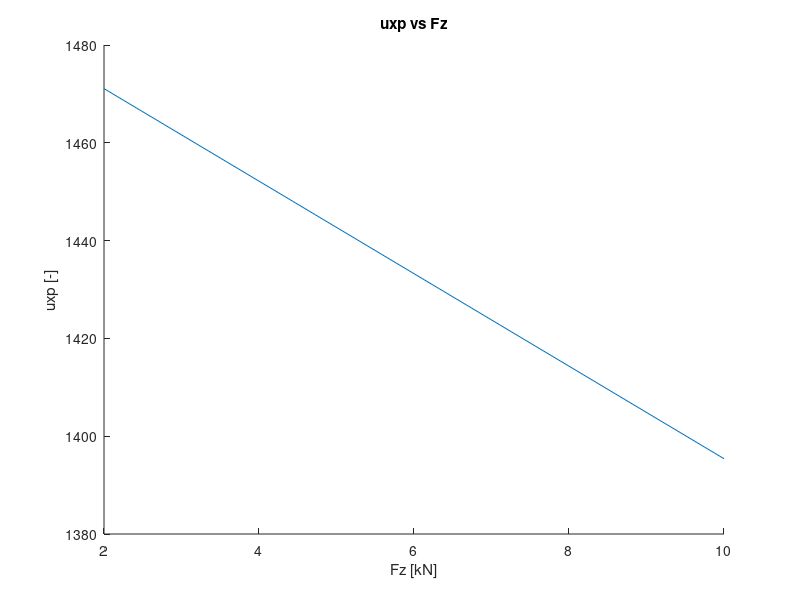
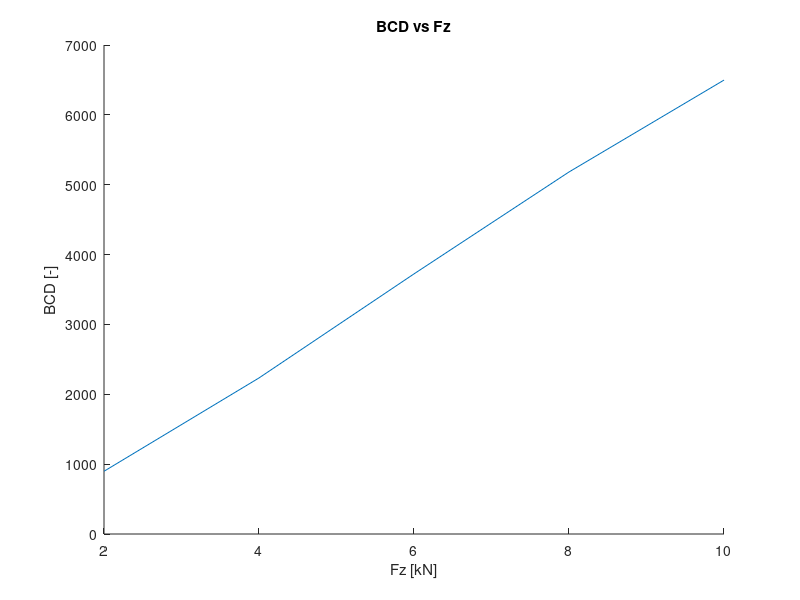
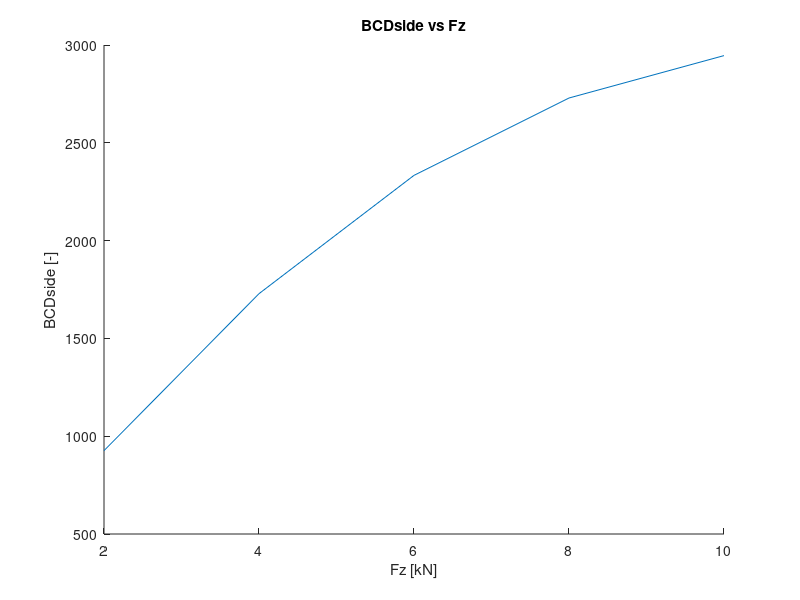
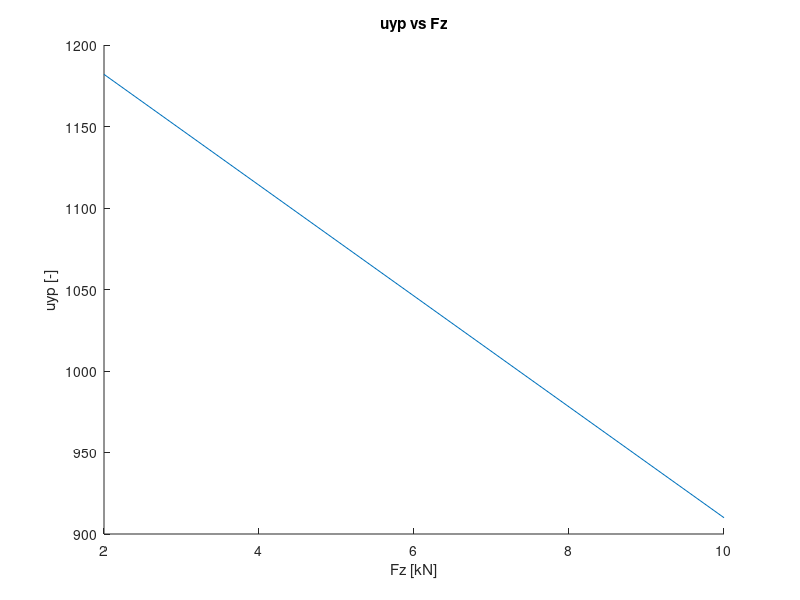

MATLAB code to generate these figures, in order: (Note: this script raises an error after producing the figures.)
clear all
clc

% SLOPE IN THE ORIGIN OF Fx-? CURVE
% Vertical Force
Fz = [2 4 6 8 10]; %[kN]

% Longitudinal Coefficients
b = [2.37272 -9.46 1490 130 276 0.0886 0.00402 -0.0615 1.2 0.0299 -0.176];

% Calculate Maximum Longitudinal Force Coefficients
uxp = b(2).*Fz + b(3);

% Calculate Slip Stiffness BCDlong
BCDlong = (b(4).*Fz.^2 + b(5).*Fz).*exp(-b(6).*Fz);

figure; hold on;
plot(Fz, uxp);
title('uxp vs Fz');
xlabel('Fz [kN]');
ylabel('uxp [-]');

figure; hold on;
plot(Fz, BCDlong);
title('BCD vs Fz');
xlabel('Fz [kN]');
ylabel('BCD [-]');

% SIDE SLIP STIFFNESS
% Lateral Coefficients
a = [1.65 -34 1250 3036 12.8 0.00501 -0.02103 0.77394 0.0022890 0.013442 0.003709 19.1656 1.21356 6.26206];

% Calculate Side Slip Stiffness BCDside
BCDside = a(4).*sind(2*atand(Fz./a(5)));

% Calculate Maximum Lateral Force Coefficients
uyp = a(2).*Fz + a(3);

% Calculate Side Slip Stiffness with Camber Angle Effect BCDcamber
gamma = -20:20;
BCDcamber = a(4)*sind(2*atand(5/a(5))).*(1-a(6).*abs(gamma));

figure; hold on;
plot(Fz, BCDside);
title('BCDside vs Fz');
xlabel('Fz [kN]');
ylabel('BCDside [-]');

figure; hold on;
plot(Fz, uyp);
title('uyp vs Fz');
xlabel('Fz [kN]');
ylabel('uyp [-]');

figure; hold on;
plot(gamma, BCDcamber);
title('BCDcamber vs gamma');
xlabel('gamma [deg]');
ylabel('BCDcamber [-]');

% SELF-ALIGNMENT TORQUE STIFFNESS
% Aligning Coefficients
c = [2.34 1.495 6.416654 -3.57403 -0.087737 0.098410 0.0027699 -0.0001151 0.1 -1.33329 0.025501 -0.02357 0.03027 -0.0647 0.0211329 0.89469 -0.099443];

% Calculate self-alignment stiffness BCDalign
BCDalign = (c(4).*Fz.^3 + c(5).*Fz).*exp(-c(6).*Fz);

% Calculate Self-Aligning Stiffness with Camber Angle Effect BCDalignCamber
BCDalignCamber = (c(4)*5^3 + c(5)*5)*exp(-c(6)*5).*(1-c(7).*abs(gamma));

figure; hold on;
plot(Fz, BCDalign);
title('BCDalign vs Fz');
xlabel('Fz [kN]');
ylabel('BCDalign [-]');

figure; hold on;
plot(gamma, BCDalignCamber);
title('BCDalignCamber vs gamma');
xlabel('gamma [deg]');
ylabel('BCDalignCamber [-]');

% TIRE NON-LINEAR MODEL
% Read Excel File
[NUM, TXT, RAW] = xlsread('Project2_TireCharacteristics.xls');
index = 1:201;

% Extract Data Into Suitable Variables
Slip = NUM(index, 1);
SideSlip = NUM(index, 7);
Fx = zeros(201, 5);
Fy = zeros(201, 5);
Mz = zeros(201, 5);
for i = 1:5
   Fx(index, i) = NUM(index, i+1); 
   Fy(index, i) = NUM(index, i+7);
   Mz(index, i) = NUM(index, i+13);
end

% Evaluate Longitudinal Force Coefficient
ux = zeros(201, 5);
for i = 1:5
   for j = 1:201
      ux(j, i) = Fx(j, i)/(Fz(i)*10^3); 
   end
end

% Plot ux vs Slip
figure; hold on;
for i = 1:5
   plot(Slip, ux(index, i)); 
end
legend('ux [2kN]', 'ux [4kN]', 'ux [6kN]', 'ux [8kN]', 'ux [10kN]');
xlabel('Slip [-]');
ylabel('ux [-]');
title('ux vs Slip');

% Evaluate Lateral Force Coefficient
uy = zeros(201, 5);
for i = 1:5
    for j = 1:201
       uy(j, i) =  Fy(j, i)/(Fz(i)*10^3);
    end
end

% Plot uy vs Side Slip
figure; hold on;
for i = 1:5
   plot(SideSlip, uy(index, i)); 
end
legend('uy [2kN]', 'uy [4kN]', 'uy [6kN]', 'uy [8kN]', 'uy [10kN]');
xlabel('SideSlip [-]');
ylabel('uy [-]');
title('uy vs Slip');

% Calculate Lever Arm t[mm] at Fz=4kN
t = Mz(index, 2)./Fy(index, 2)*10^3;

figure; hold on;
plot(SideSlip, t);
title('Lever Arm vs SideSlip at Fz=4kN');
xlabel('SideSlip [-]');
ylabel('t[mm]');